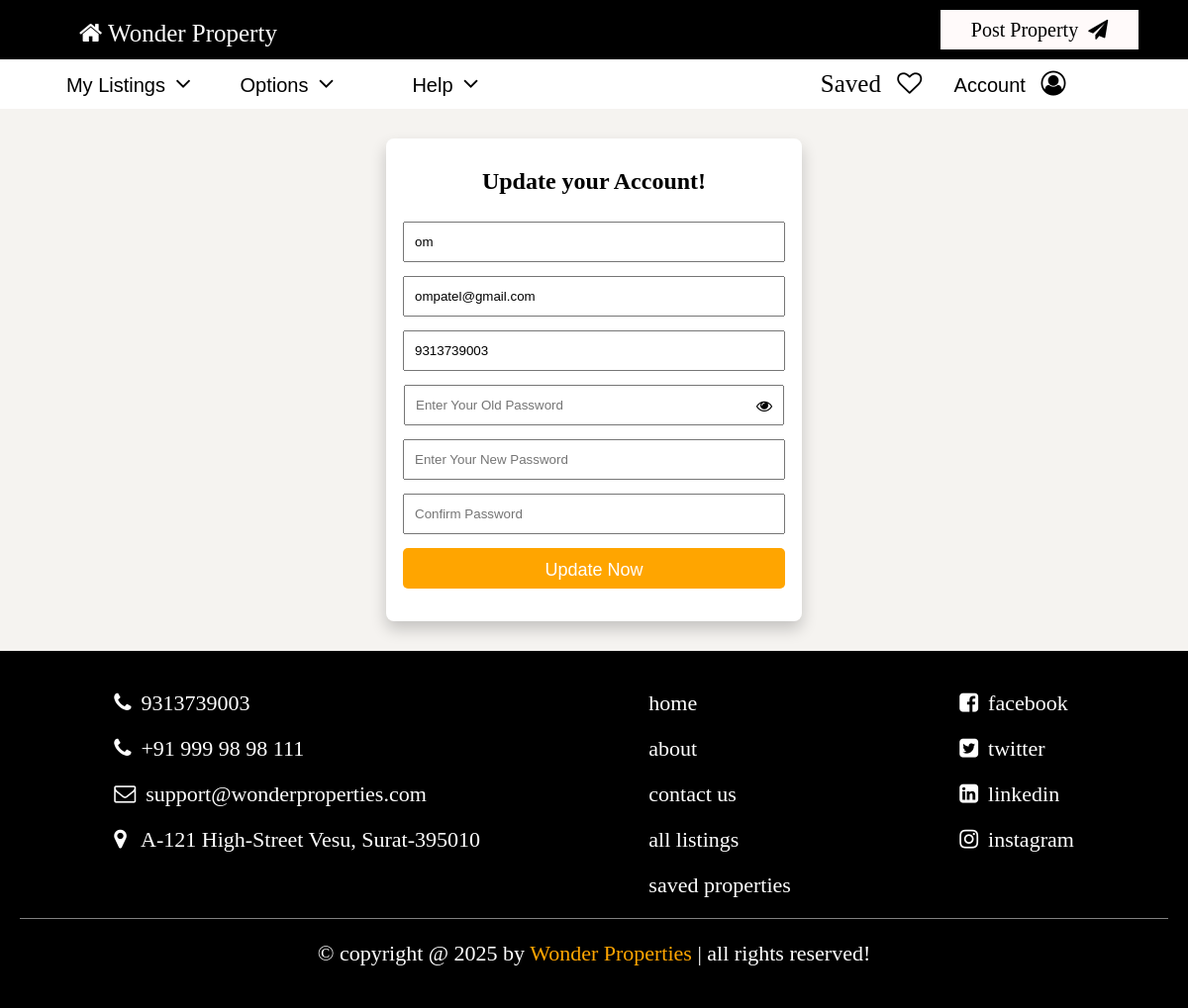
The page /updateprofile.php (signed in) on the database its author committed.
### tables this page shows
CREATE TABLE IF NOT EXISTS `user_ragister` (
  `user_id` varchar(20) NOT NULL,
  `fname` varchar(50) DEFAULT NULL,
  `lname` varchar(50) DEFAULT NULL,
  `age` varchar(3) DEFAULT NULL,
  `email` varchar(100) DEFAULT NULL,
  `mobile` varchar(15) DEFAULT NULL,
  `password` varchar(255) DEFAULT NULL,
  `created_at` timestamp NULL DEFAULT CURRENT_TIMESTAMP,
  PRIMARY KEY (`user_id`)
);

### updateprofile.php (the view, shortened to what this page needs)
<?php
include("components/connect.php");
$user_id = $_SESSION['user_id'];
$sql = "SELECT fname, email, mobile, password FROM user_ragister WHERE user_id = '$user_id'";
$result = $conn->query($sql);
if ($result->num_rows > 0) {
  $row = $result->fetch_assoc();
} else {
  echo "User not found";
  exit;
}
$oldpass = $newpass = $con_pass = "";
?>
<!DOCTYPE html>
<html lang="en">
  <head>
    <link rel="stylesheet" href="css/style.css" />
    <link
      rel="stylesheet"
      href="https://cdnjs.cloudflare.com/ajax/libs/font-awesome/4.7.0/css/font-awesome.min.css"
    />
  </head>
  <body onload="removeSuccessMsg()">
  <?php  include("components/header.php")?>
    <div class="form-container">
      <div class="my-form">
        <form action="" method="post">
          <h2>Update your Account!</h2>
          <input
            type="text"
            name="fname"
            id="updatefname"
            value="<?= $row['fname']; ?>"
            placeholder="<?=$row['fname']; ?>"
            class="input-box"
          />
          <input
            type="email"
            name="email"
            id="updateemail"
            value="<?= $row['email']; ?>"
            placeholder="<?= $row['email']; ?>"
            class="input-box"
          />
          <input
            type="text"
            name="mobile"
            id="updatemobile"
            value="<?= $row['mobile']; ?>"
            placeholder="<?= $row['mobile']; ?>"
            class="input-box"
          />
          <div class="field-password">
          <input
            type="password"
            name="oldpass"
            value="<?= $oldpass; ?>"
            id="updateoldpass"
            placeholder="enter your old password"
            class="input-box"
          />
          <i class="fa fa-eye field-icon" id="eye" aria-hidden="true"></i>
        </div>
            <input
              type="password"
              name="newpass"
              value="<?= $newpass; ?>"
              id="updatenewpass"
              placeholder="enter your new password"
              class="input-box"
            />
          <input
            type="password"
            name="con_pass"
            value="<?= $con_pass; ?>"
            id="updatecon_pass"
            placeholder="confirm password"
            class="input-box"
          />
          <input type="submit" value="Update Now" name="submit" class="btn" />
        </form>
      </div>
    </div>
    <?php  include("components/footer.php")?>
  </body>
</html>

### css/style.css (style rules this page uses)
body { padding: 0; margin: 0; box-sizing: border-box; background-color: rgb(245, 243, 240); overflow-x: hidden; }
.form-container { max-width: 100%; text-align: center; margin: 10px auto; padding: 0px 20px; }
.my-form { padding: 10px; max-width: 400px; margin: 30px auto; background-color: white; box-shadow: 0px 8px 16px 0px rgba(0, 0, 0, 0.2); border-radius: 8px; }
.form-container .my-form form { display: grid; grid-template-columns: auto; }
form input { height: 41px; max-width: 100%; margin: 7px; padding-left: 10px; outline: none; }
form input::placeholder, #property-form form .property-flex select { text-transform: capitalize; }
form input[type="submit"] { background-color: orange; border: none; outline: none; font-size: 18px; color: white; }
.field-password { position: relative; }
.field-password input { max-width: 96%; width: 100%; }
.field-icon { float: right; top: 20px; right: 20px; position: absolute; z-index: 2; }
.btn { background-color: #007BFF; color: #fff; border: none; padding: 12px 20px; font-size: 18px; cursor: pointer; border-radius: 5px; transition: 0.3s; }

### rows shown on the page
user_ragister: fname "om", email "ompatel@gmail.com", mobile "9313739003"
